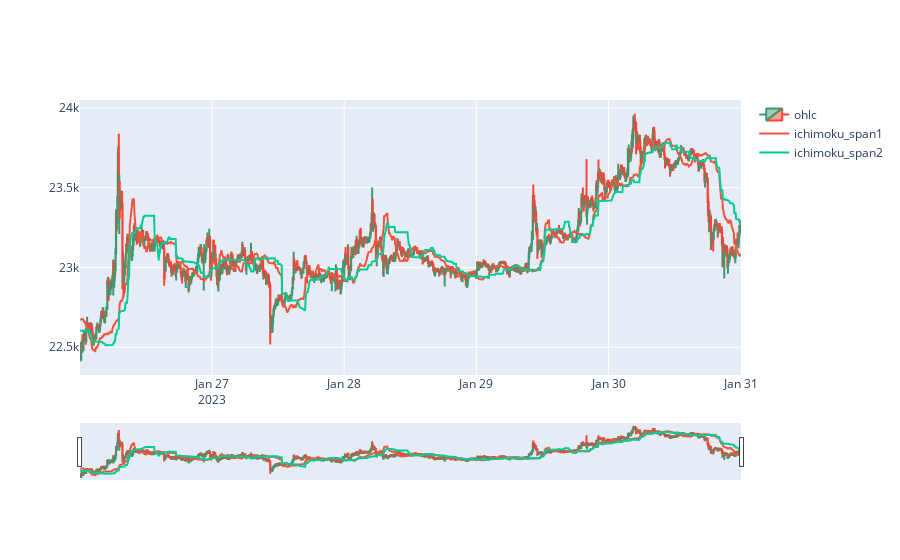

Write notebook code for a chart like this one.
### Code cell
import plotly.graph_objects as go
from plotly.subplots import make_subplots

# 그래프 체크해보기
df_split = df[-1440:]
fig=make_subplots(rows=1, cols=1)

candle = go.Candlestick(name ='ohlc',
                        x=df_split['datetime'],
                        open=df_split['open'],
                        high=df_split['high'],
                        low=df_split['low'],
                        close=df_split['close'])

ichimoku_span1 = go.Scatter(name ='ichimoku_span1',x=df_split['datetime'], y=df_split['ichimoku_span1'])
ichimoku_span2 = go.Scatter(name ='ichimoku_span2',x=df_split['datetime'], y=df_split['ichimoku_span2'])



fig.add_trace(candle,row=1,col=1)
fig.add_trace(ichimoku_span1,row=1,col=1)
fig.add_trace(ichimoku_span2,row=1,col=1)

fig.show()
# 구름대 실제 차트와 동일하게 형성됨

### Figure 1 — Plotly figure (JSON) as saved in the notebook; plotly's stock layout.template omitted (floating-point values rounded to 4 significant figures; data arrays with more than 128 entries replaced by an {"elided": "..."} marker saying what was removed)
{"data": [{"close": {"elided": "1440 float values"}, "high": {"elided": "1440 float values"}, "low": {"elided": "1440 float values"}, "name": "ohlc", "open": {"elided": "1440 float values"}, "type": "candlestick", "x": {"elided": "1440 str values"}, "xaxis": "x", "yaxis": "y"}, {"name": "ichimoku_span1", "type": "scatter", "x": {"elided": "1440 str values"}, "xaxis": "x", "y": {"elided": "1440 float values"}, "yaxis": "y"}, {"name": "ichimoku_span2", "type": "scatter", "x": {"elided": "1440 str values"}, "xaxis": "x", "y": {"elided": "1440 float values"}, "yaxis": "y"}], "layout": {"xaxis": {"anchor": "y", "domain": [0, 1]}, "yaxis": {"anchor": "x", "domain": [0, 1]}}}
